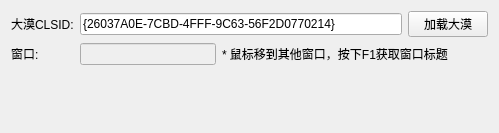
<?xml version="1.0" encoding="UTF-8"?>
<ui version="4.0">
 <class>Widget</class>
 <widget class="QWidget" name="Widget">
  <property name="geometry">
   <rect>
    <x>0</x>
    <y>0</y>
    <width>499</width>
    <height>133</height>
   </rect>
  </property>
  <property name="windowTitle">
   <string>DM</string>
  </property>
  <layout class="QVBoxLayout" name="verticalLayout_2">
   <item>
    <layout class="QVBoxLayout" name="verticalLayout">
     <item>
      <layout class="QGridLayout" name="gridLayout">
       <item row="0" column="0">
        <widget class="QLabel" name="label">
         <property name="text">
          <string>大漠CLSID:</string>
         </property>
        </widget>
       </item>
       <item row="1" column="0">
        <widget class="QLabel" name="label_2">
         <property name="text">
          <string>窗口:</string>
         </property>
        </widget>
       </item>
       <item row="1" column="1">
        <layout class="QHBoxLayout" name="horizontalLayout">
         <item>
          <widget class="QLineEdit" name="lineEdit_hwnd">
           <property name="enabled">
            <bool>false</bool>
           </property>
           <property name="sizePolicy">
            <sizepolicy hsizetype="Expanding" vsizetype="Fixed">
             <horstretch>1</horstretch>
             <verstretch>0</verstretch>
            </sizepolicy>
           </property>
           <property name="text">
            <string/>
           </property>
           <property name="readOnly">
            <bool>false</bool>
           </property>
          </widget>
         </item>
         <item>
          <widget class="QLabel" name="label_3">
           <property name="text">
            <string>* 鼠标移到其他窗口，按下F1获取窗口标题</string>
           </property>
          </widget>
         </item>
         <item>
          <spacer name="horizontalSpacer">
           <property name="orientation">
            <enum>Qt::Horizontal</enum>
           </property>
           <property name="sizeHint" stdset="0">
            <size>
             <width>40</width>
             <height>20</height>
            </size>
           </property>
          </spacer>
         </item>
        </layout>
       </item>
       <item row="0" column="1">
        <layout class="QHBoxLayout" name="horizontalLayout_2">
         <item>
          <widget class="QLineEdit" name="lineEdit_dmClsId">
           <property name="text">
            <string>{26037A0E-7CBD-4FFF-9C63-56F2D0770214}</string>
           </property>
          </widget>
         </item>
         <item>
          <widget class="QPushButton" name="pushButton_loadDm">
           <property name="text">
            <string>加载大漠</string>
           </property>
          </widget>
         </item>
        </layout>
       </item>
      </layout>
     </item>
    </layout>
   </item>
   <item>
    <spacer name="verticalSpacer">
     <property name="orientation">
      <enum>Qt::Vertical</enum>
     </property>
     <property name="sizeHint" stdset="0">
      <size>
       <width>20</width>
       <height>40</height>
      </size>
     </property>
    </spacer>
   </item>
  </layout>
 </widget>
 <layoutdefault spacing="6" margin="11"/>
 <resources/>
 <connections/>
</ui>
